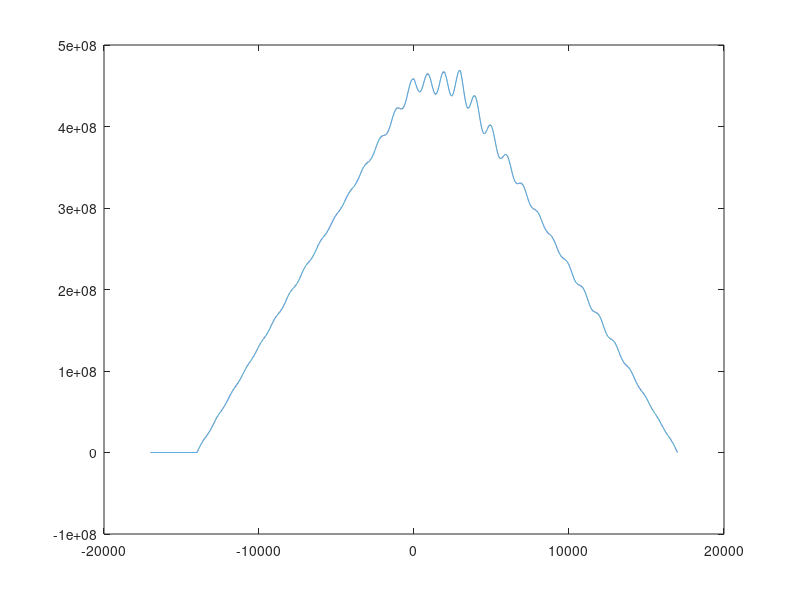
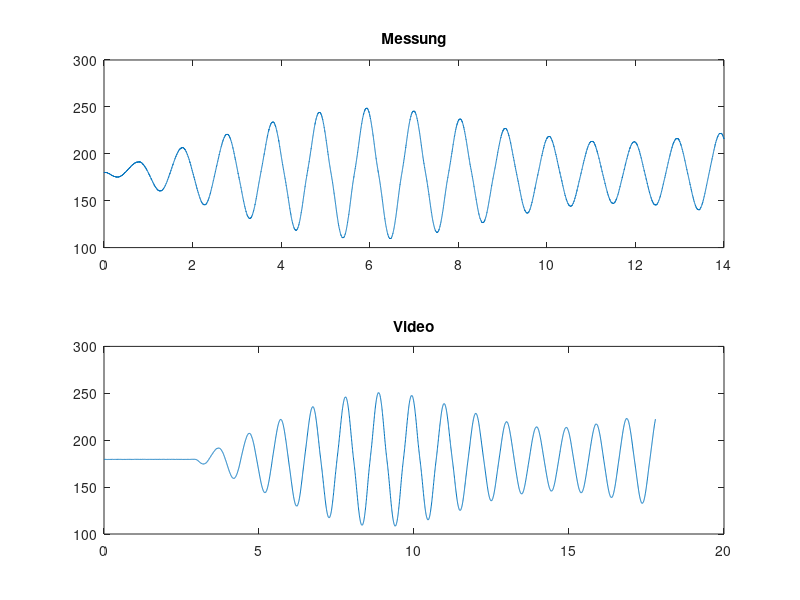
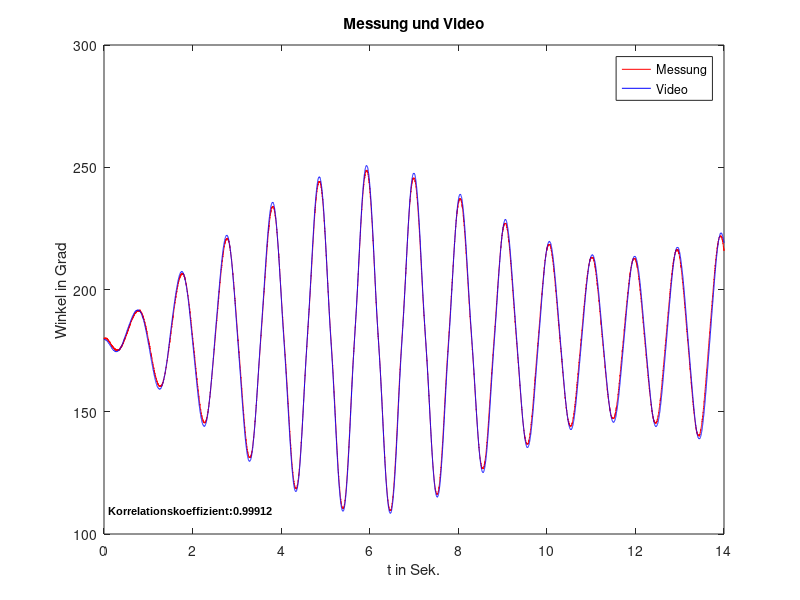

These figures' MATLAB source, in order:
clear all, close all
load('harm_erregung1.0_alu_05.01.mat')
load('video_angles_1.0_alu.mat')
%%
T_s = 1e-3;
startIndex = find(Daten(:,6),1);
seconds = 14;
Daten = Daten(startIndex:startIndex+seconds*10^3,:); 

tMeas = [];
for k = 1:length(Daten(:,1))
    tMeas(k) = (k-1)*T_s;
end
tVideo = [];
for k = 1:length(phi1)
    tVideo(k) = (k-1)*(1/frameRate);
end

phi1Meas = Daten(:,1);
dphi1Meas = Daten(:,2);
ddphi1Meas = Daten(:,3);
xMeas = Daten(:,4);
dxMeas = Daten(:,5);
ddxMeas = Daten(:,6);
%% resampling and cross-correlate
[P,Q] = rat((1/T_s)/frameRate);     
phi1Resample = resample(phi1,P,Q);    % resample the slower measurement
phi1Resample = phi1Resample(1:17e3);
[C, lag] = xcorr(phi1Resample,phi1Meas);
[~,I] = max(C);
lagDiff = lag(I);
timeDiff = lagDiff*T_s;
lagDiffManual= 2930;
timeDiffManual = lagDiffManual*T_s;

figure(1)
plot(lag,C)

figure(2)
subplot(2,1,1)
plot(tMeas, phi1Meas)
title('Messung')

subplot(2,1,2)
plot(tVideo, phi1)
title('Video')

%%
phi1VideoAlign = phi1Resample(lagDiffManual:lagDiffManual+seconds*10^3);
tVideoAlign = (0:length(phi1VideoAlign)-1)*T_s;

corrCoef = corrcoef(phi1Meas,phi1VideoAlign);
corrCoef = corrCoef(1,2);

figure(3)
plot(tMeas,phi1Meas,'r'), hold on
title('Messung und Video')
plot(tVideoAlign, phi1VideoAlign,'b'), legend('Messung','Video')
a = text(0.1,110,strcat('Korrelationskoeffizient: ', num2str(corrCoef)));
set(a, 'FontName', 'Arial', 'FontWeight', 'bold', 'FontSize', 8, 'Color', 'black');
xlabel('t in Sek.'), ylabel('Winkel in Grad');

%%
save('input_ekf_1.0.mat','tMeas','phi1Meas','xMeas','ddxMeas')